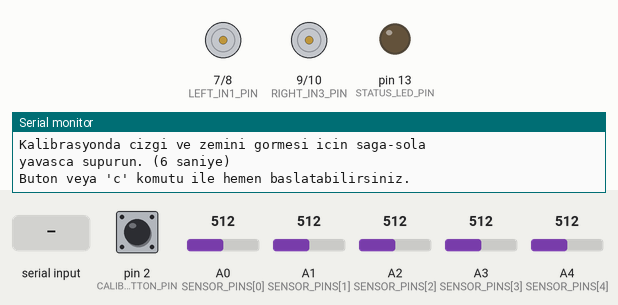
Simulated run of this sketch. Board: Arduino Uno, built with avr-gcc and run on an emulated ATmega328P. Parts: motor-driver pin pairs drawn as motors (green arrow = first pin HIGH = forward, orange = second pin HIGH = backward, longer = more drive, scaled by the enable pin), output pins drawn as LEDs (lit = HIGH), the last lines printed to the serial monitor. Dashed ring = blinking. The test bench sets the inputs (shaded band); at power-on: pin 2 (CALIBRATION_BUTTON_PIN) HIGH, A0 (SENSOR_PINS[0]) = 512, A1 (SENSOR_PINS[1]) = 512, A2 (SENSOR_PINS[2]) = 512, A3 (SENSOR_PINS[3]) = 512, A4 (SENSOR_PINS[4]) = 512.

Above: at 1.2 s.
1.3 s: pin 2 (CALIBRATION_BUTTON_PIN) pulled LOW for 0.15 s
At 1.55 s:
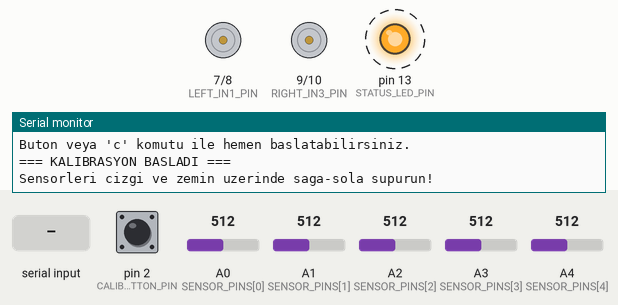
4.3 s: A0 (SENSOR_PINS[0]) set to 306
7.3 s: "d" received over Serial
At 9.45 s:
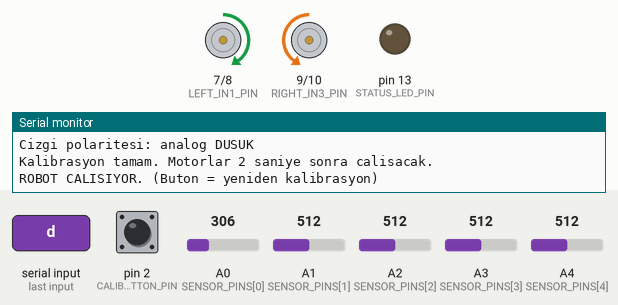
10.3 s: pin 2 (CALIBRATION_BUTTON_PIN) pulled LOW for 1 s
At 10.55 s:
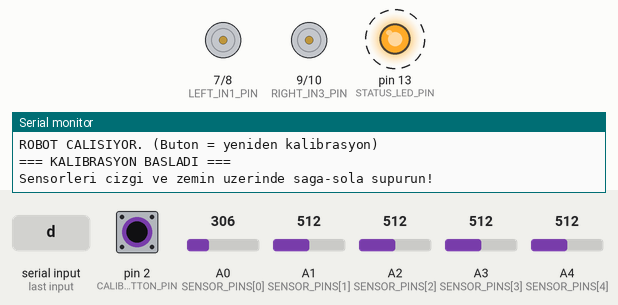
13.3 s: "D" received over Serial
Timing chart, 0 to 17.3 s (numbered marks = the images above; inputs shaded):
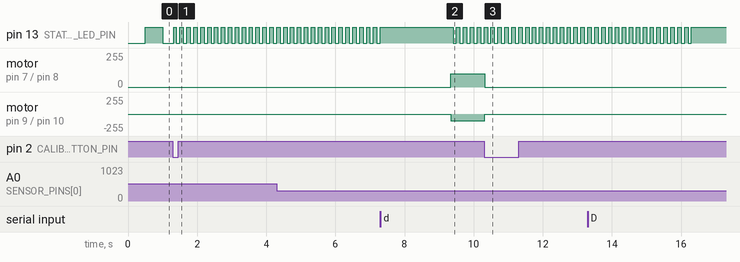

The sketch:

beyaz_cizgi_robotu.ino
```cpp
// ============================================================
//  BEYAZ ÇİZGİ TAKİP ROBOTU
//  4 motor (2 kanal diferansiyel sürüş), 5 kanallı TCRT5000 dizisi
//
//  Arduino IDE:
//    1) Board: Arduino Uno (veya Nano)
//    2) Bu .ino dosyasını açıp yükleyin.
//
//  Seri port: 115200 baud
//    c / C : yeniden kalibrasyon
//    d / D : hata ayıklama çıktısını aç / kapat
//
//  Çalışma mantığı:
//    - Açılışta 5 saniye sonra kalibrasyon başlar (veya butona basın).
//    - Sensörler çizgiyi gördüğü sürece PID ile çizgi ortalanır.
//    - Çizgi kaybolursa son görülen tarafa doğru yerinde döner.
//    - 1,5 saniye içinde bulamazsa güvenlik için durur.
// ============================================================

#include "config.h"
#include "line_sensor.h"
#include "motor_driver.h"
#include "pid.h"

// ------------------------------------------------------------
// Donanım nesneleri
// ------------------------------------------------------------
LineSensorArray sensors;

MotorChannel leftMotor(LEFT_PWM_PIN, LEFT_IN1_PIN, LEFT_IN2_PIN, LEFT_MOTOR_INVERTED);
MotorChannel rightMotor(RIGHT_PWM_PIN, RIGHT_IN3_PIN, RIGHT_IN4_PIN, RIGHT_MOTOR_INVERTED);

PidController pid(KP, KI, KD, INTEGRAL_LIMIT, DERIVATIVE_FILTER);

// ------------------------------------------------------------
// Robot durumu
// ------------------------------------------------------------
enum class RobotState : uint8_t {
  WAIT,         // Kalibrasyon bekleniyor
  CALIBRATING,  // Sensörler ölçülüyor
  SETTLE,       // Kalkış öncesi kısa bekleme
  RUNNING       // Çizgi takibi
};

RobotState state = RobotState::WAIT;

uint32_t stateStartedMs = 0;
uint32_t lastControlUs = 0;
uint32_t lastDebugMs = 0;
uint32_t lastCalibrationPrintMs = 0;
uint32_t lineLostAtMs = 0;

bool onLine = false;
float lastValidError = 0.0f;
bool debugEnabled = true;

// ------------------------------------------------------------
// Yardımcı fonksiyonlar
// ------------------------------------------------------------

// Motorun ölü bölgede kalmasını engeller, PWM'i sınırlar.
int applyMotorDeadband(int speed) {
  speed = constrain(speed, -MAX_PWM, MAX_PWM);

  if (speed > 0 && speed < MIN_PWM) {
    return MIN_PWM;
  }
  if (speed < 0 && speed > -MIN_PWM) {
    return -MIN_PWM;
  }

  return speed;
}

int roundToPwm(float value) {
  return (value >= 0.0f) ? static_cast<int>(value + 0.5f)
                         : static_cast<int>(value - 0.5f);
}

void stopMotors() {
  leftMotor.stop();
  rightMotor.stop();
}

// Buton basıldığında bir kez true döndürür (25 ms debounce).
bool readButtonEvent() {
  static bool lastReading = HIGH;
  static bool stableReading = HIGH;
  static uint32_t lastChangeMs = 0;

  const bool reading = digitalRead(CALIBRATION_BUTTON_PIN);
  const uint32_t now = millis();

  if (reading != lastReading) {
    lastReading = reading;
    lastChangeMs = now;
  }

  if ((now - lastChangeMs) > 25 && reading != stableReading) {
    stableReading = reading;

    if (stableReading == LOW) {
      return true;
    }
  }

  return false;
}

void printBanner() {
  Serial.println();
  Serial.println(F("=============================================="));
  Serial.println(F(" BEYAZ CIZGI TAKIP ROBOTU - 4 MOTOR"));
  Serial.println(F("=============================================="));
  Serial.println(F("Kontrol: 200 Hz, PID + agirlikli sensor ortalamasi"));
  Serial.println(F("Buton yoksa kalibrasyon otomatik baslar."));
  Serial.println();

  if (AUTO_START_DELAY_MS > 0) {
    Serial.print(F("Kalibrasyon "));
    Serial.print(AUTO_START_DELAY_MS / 1000);
    Serial.println(F(" saniye icinde baslayacak."));
  }

  Serial.println(F("HAZIRLIK: Sensor dizisini cizginin uzerine yerlestirin."));
  Serial.println(F("Kalibrasyonda cizgi ve zemini gormesi icin saga-sola"));
  Serial.println(F("yavasca supurun. (6 saniye)"));
  Serial.println(F("Buton veya 'c' komutu ile hemen baslatabilirsiniz."));
  Serial.println();
}

void startCalibration() {
  stopMotors();
  digitalWrite(STATUS_LED_PIN, HIGH);

  sensors.startCalibration(millis());

  state = RobotState::CALIBRATING;
  stateStartedMs = millis();
  lastCalibrationPrintMs = stateStartedMs;

  Serial.println();
  Serial.println(F("=== KALIBRASYON BASLADI ==="));
  Serial.println(F("Sensorleri cizgi ve zemin uzerinde saga-sola supurun!"));
}

void handleSerialCommands() {
  while (Serial.available() > 0) {
    const char command = static_cast<char>(Serial.read());

    if (command == 'c' || command == 'C') {
      if (state != RobotState::CALIBRATING) {
        startCalibration();
      }
    } else if (command == 'd' || command == 'D') {
      debugEnabled = !debugEnabled;
      Serial.print(F("Debug: "));
      Serial.println(debugEnabled ? F("acik") : F("kapali"));
    }
  }
}

void waitForCalibration(uint32_t now) {
  stopMotors();

  // Yavaş yanıp sönme
  digitalWrite(STATUS_LED_PIN, ((now / 500) % 2) ? HIGH : LOW);

  if (AUTO_START_DELAY_MS > 0 && (now - stateStartedMs) >= AUTO_START_DELAY_MS) {
    startCalibration();
  }
}

void updateCalibration(uint32_t now) {
  stopMotors();

  if (sensors.updateCalibration(now)) {
    sensors.finishCalibration();
    sensors.printCalibration(Serial);

    if (sensors.validCount() == 0) {
      Serial.println();
      Serial.println(F("HATA: Hicbir sensor kalibre edilemedi!"));
      Serial.println(F("Kablolari, sensor mesafesini (3-8 mm) ve"));
      Serial.println(F("cizgi/zemin kontrastini kontrol edin."));
      Serial.println(F("5 saniye sonra yeniden denenecek..."));
      stopMotors();
      state = RobotState::WAIT;
      stateStartedMs = now;
      return;
    }

    if (sensors.validCount() < SENSOR_COUNT) {
      Serial.println(F("UYARI: Bazi sensorler gecersiz, robot eksik veriyle calisacak."));
    }

    stopMotors();
    digitalWrite(STATUS_LED_PIN, HIGH);
    Serial.println();
    Serial.print(F("Kalibrasyon tamam. Motorlar "));
    Serial.print(START_DELAY_MS / 1000);
    Serial.println(F(" saniye sonra calisacak."));

    state = RobotState::SETTLE;
    stateStartedMs = now;
    return;
  }

  // Hızlı yanıp sönme
  digitalWrite(STATUS_LED_PIN, ((now / 100) % 2) ? HIGH : LOW);

  if ((now - lastCalibrationPrintMs) >= 1000) {
    lastCalibrationPrintMs = now;
    Serial.print(F("Kalibrasyon: "));
    Serial.print((now - stateStartedMs) / 1000);
    Serial.print('/');
    Serial.print(CALIBRATION_MS / 1000);
    Serial.println(F(" s"));
  }
}

void updateSettle(uint32_t now) {
  stopMotors();
  digitalWrite(STATUS_LED_PIN, HIGH);

  if ((now - stateStartedMs) < START_DELAY_MS) {
    return;
  }

  pid.reset();
  onLine = false;
  lastValidError = 0.0f;
  lineLostAtMs = now;
  lastControlUs = micros();
  lastDebugMs = now;

  state = RobotState::RUNNING;

  Serial.println(F("ROBOT CALISIYOR. (Buton = yeniden kalibrasyon)"));
}

void updateRunning(uint32_t now) {
  const uint32_t nowUs = micros();
  const uint32_t elapsedUs = nowUs - lastControlUs;

  if (elapsedUs < CONTROL_PERIOD_US) {
    return;
  }

  lastControlUs = nowUs;

  float dt = static_cast<float>(elapsedUs) / 1000000.0f;
  if (dt > 0.1f) {
    dt = 0.1f;
  }

  bool detected = false;
  const float error = sensors.readError(detected);

  float correction = 0.0f;
  int leftOut = 0;
  int rightOut = 0;

  if (detected) {
    if (!onLine) {
      // Çizgiyi yeniden bulduk; eski I/D değerlerini sıfırla.
      pid.reset();
      onLine = true;
    }

    lineLostAtMs = now;
    lastValidError = error;

    correction = pid.update(error, dt);

    const int leftRaw = BASE_SPEED + roundToPwm(correction);
    const int rightRaw = BASE_SPEED - roundToPwm(correction);

    leftOut = applyMotorDeadband(leftRaw);
    rightOut = applyMotorDeadband(rightRaw);

    leftMotor.setSpeed(leftOut);
    rightMotor.setSpeed(rightOut);

    digitalWrite(STATUS_LED_PIN, HIGH);
  } else {
    // Çizgi görünmüyor: son görülen tarafa doğru yerinde dön.
    if (onLine) {
      onLine = false;
      lineLostAtMs = now;
      pid.reset();
    }

    if ((now - lineLostAtMs) < LINE_LOST_TIMEOUT_MS) {
      const int direction = (lastValidError >= 0.0f) ? 1 : -1;
      const int turnPwm = SEARCH_SPEED * direction;

      leftOut = applyMotorDeadband(turnPwm);
      rightOut = applyMotorDeadband(-turnPwm);

      leftMotor.setSpeed(leftOut);
      rightMotor.setSpeed(rightOut);

      digitalWrite(STATUS_LED_PIN, ((now / 100) % 2) ? HIGH : LOW);
    } else {
      stopMotors();
      digitalWrite(STATUS_LED_PIN, LOW);
    }

    correction = 0.0f;
  }

  if (debugEnabled && (now - lastDebugMs) >= DEBUG_PERIOD_MS) {
    lastDebugMs = now;

    Serial.print(F("e="));
    Serial.print(error, 2);
    Serial.print(F(" corr="));
    Serial.print(correction, 1);
    Serial.print(F(" L="));
    Serial.print(leftOut);
    Serial.print(F(" R="));
    Serial.print(rightOut);
    Serial.print(F(" line="));
    Serial.println(detected ? 1 : 0);
  }
}

// ------------------------------------------------------------
// Arduino giriş noktaları
// ------------------------------------------------------------
void setup() {
  pinMode(STATUS_LED_PIN, OUTPUT);
  digitalWrite(STATUS_LED_PIN, LOW);

  pinMode(CALIBRATION_BUTTON_PIN, INPUT_PULLUP);

  leftMotor.begin();
  rightMotor.begin();
  stopMotors();

  sensors.begin();

  Serial.begin(115200);

  state = RobotState::WAIT;
  stateStartedMs = millis();

  printBanner();
}

void loop() {
  handleSerialCommands();

  // Buton: kalibrasyonu hemen başlat / yeniden başlat.
  // Kalibrasyon sırasındaki basışlar yok sayılır.
  if (readButtonEvent() && state != RobotState::CALIBRATING) {
    startCalibration();
    return;
  }

  // Komutlar kalibrasyonu başlatmış olabilir; zamanı yeniden oku.
  const uint32_t now = millis();

  switch (state) {
    case RobotState::WAIT:
      waitForCalibration(now);
      break;

    case RobotState::CALIBRATING:
      updateCalibration(now);
      break;

    case RobotState::SETTLE:
      updateSettle(now);
      break;

    case RobotState::RUNNING:
      updateRunning(now);
      break;
  }
}
```

line_sensor.h
```cpp
#pragma once

#include <Arduino.h>
#include <math.h>

#include "config.h"

// ============================================================
//  Sensör dizisi
//  - Kalibrasyon sırasında her sensörün min/max değerini kaydeder.
//  - Çizgi konumunu ağırlıklı ortalama ile -1..+1 aralığında döndürür.
//    (0 = tam orta, +1 = en sağdaki sensör)
// ============================================================
class LineSensorArray {
 public:
  void begin();

  // Kalibrasyonu başlat / sürdür / bitir.
  void startCalibration(uint32_t nowMs);
  bool updateCalibration(uint32_t nowMs);
  void finishCalibration();

  // Sensörleri okur. lineDetected, çizgi görülüyorsa true olur.
  // Dönen değer son geçerli hatadır (-1..+1).
  float readError(bool &lineDetected);

  // Kalibrasyonu geçerli (kontrastı yeterli) sensör sayısı.
  uint8_t validCount() const;

  void printCalibration(Stream &out) const;

 private:
  uint16_t min_[SENSOR_COUNT];
  uint16_t max_[SENSOR_COUNT];
  uint32_t lowVotes_[SENSOR_COUNT];
  uint32_t highVotes_[SENSOR_COUNT];
  bool valid_[SENSOR_COUNT];

  bool calibrated_ = false;
  bool lineReadsLow_ = LINE_READS_LOW;
  uint32_t calibrationStartMs_ = 0;
  float lastError_ = 0.0f;
  float maxWeight_ = 1.0f;

  float activation(uint8_t index, int rawValue) const;
  void resetCalibrationData();
};

inline void LineSensorArray::begin() {
  maxWeight_ = 1.0f;

  for (uint8_t i = 0; i < SENSOR_COUNT; ++i) {
    pinMode(SENSOR_PINS[i], INPUT);
    valid_[i] = false;

    const float weight = fabsf(SENSOR_WEIGHTS[i]);
    if (weight > maxWeight_) {
      maxWeight_ = weight;
    }
  }

  resetCalibrationData();
}

inline void LineSensorArray::resetCalibrationData() {
  for (uint8_t i = 0; i < SENSOR_COUNT; ++i) {
    min_[i] = 65535;
    max_[i] = 0;
    lowVotes_[i] = 0;
    highVotes_[i] = 0;
  }
}

inline void LineSensorArray::startCalibration(uint32_t nowMs) {
  resetCalibrationData();

  for (uint8_t i = 0; i < SENSOR_COUNT; ++i) {
    valid_[i] = false;
  }

  calibrated_ = false;
  lineReadsLow_ = LINE_READS_LOW;
  calibrationStartMs_ = nowMs;
  lastError_ = 0.0f;
}

inline bool LineSensorArray::updateCalibration(uint32_t nowMs) {
  int raw[SENSOR_COUNT];
  int sorted[SENSOR_COUNT];

  for (uint8_t i = 0; i < SENSOR_COUNT; ++i) {
    raw[i] = analogRead(SENSOR_PINS[i]);
    sorted[i] = raw[i];

    if (raw[i] < static_cast<int>(min_[i])) {
      min_[i] = static_cast<uint16_t>(raw[i]);
    }
    if (raw[i] > static_cast<int>(max_[i])) {
      max_[i] = static_cast<uint16_t>(raw[i]);
    }
  }

  // Medyan: sensörlerin çoğunluğu zemini gördüğü için medyan zemin seviyesidir.
  // Çizginin altındaki 1-2 sensör bu değerden sapar; sapma yönü polariteyi verir.
  for (uint8_t i = 1; i < SENSOR_COUNT; ++i) {
    const int key = sorted[i];
    int j = static_cast<int>(i) - 1;

    while (j >= 0 && sorted[j] > key) {
      sorted[j + 1] = sorted[j];
      --j;
    }

    sorted[j + 1] = key;
  }

  const int median = sorted[SENSOR_COUNT / 2];

  // Aynı anda 3+ sensör medyandan sapıyorsa çizgi geniş/sensör dizisi darsa
  // polarite güvenilir belirlenemez; bu örnekleri oylamaya katma.
  uint8_t deviationCount = 0;

  for (uint8_t i = 0; i < SENSOR_COUNT; ++i) {
    if (raw[i] < (median - POLARITY_VOTE_MARGIN) ||
        raw[i] > (median + POLARITY_VOTE_MARGIN)) {
      ++deviationCount;
    }
  }

  if (deviationCount >= 1 && deviationCount <= 2) {
    for (uint8_t i = 0; i < SENSOR_COUNT; ++i) {
      if (raw[i] < (median - POLARITY_VOTE_MARGIN)) {
        ++lowVotes_[i];
      } else if (raw[i] > (median + POLARITY_VOTE_MARGIN)) {
        ++highVotes_[i];
      }
    }
  }

  return (nowMs - calibrationStartMs_) >= CALIBRATION_MS;
}

inline void LineSensorArray::finishCalibration() {
  calibrated_ = true;

  for (uint8_t i = 0; i < SENSOR_COUNT; ++i) {
    valid_[i] = (static_cast<int>(max_[i]) - static_cast<int>(min_[i])) >= MIN_SENSOR_SPAN;
  }

  // Polarite: yalnızca kalibrasyonu geçerli sensörlerin oylarını say.
  // Çizgi, sensör dizisinden ince olduğu için medyandan sapan azınlık çizgidir.
  // Aynı anda 3+ sensör sapan örnekler updateCalibration'da oylanmaz.
  if (AUTO_DETECT_LINE_POLARITY) {
    uint32_t lowTotal = 0;
    uint32_t highTotal = 0;

    for (uint8_t i = 0; i < SENSOR_COUNT; ++i) {
      if (!valid_[i]) {
        continue;
      }

      lowTotal += lowVotes_[i];
      highTotal += highVotes_[i];
    }

    if (lowTotal > highTotal) {
      lineReadsLow_ = true;
    } else if (highTotal > lowTotal) {
      lineReadsLow_ = false;
    }
  }
}

inline uint8_t LineSensorArray::validCount() const {
  uint8_t count = 0;

  for (uint8_t i = 0; i < SENSOR_COUNT; ++i) {
    if (valid_[i]) {
      ++count;
    }
  }

  return count;
}

// Ham değeri 0..1 "çizgi yoğunluğuna" çevirir.
inline float LineSensorArray::activation(uint8_t index, int rawValue) const {
  if (!valid_[index]) {
    return 0.0f;
  }

  const float low = static_cast<float>(min_[index]);
  const float high = static_cast<float>(max_[index]);
  const float middle = (low + high) * 0.5f;

  float value;

  if (lineReadsLow_) {
    value = (middle - static_cast<float>(rawValue)) / (middle - low);
  } else {
    value = (static_cast<float>(rawValue) - middle) / (high - middle);
  }

  return constrain(value, 0.0f, 1.0f);
}

inline float LineSensorArray::readError(bool &lineDetected) {
  float sum = 0.0f;
  float weightedSum = 0.0f;

  for (uint8_t i = 0; i < SENSOR_COUNT; ++i) {
    float value = activation(i, analogRead(SENSOR_PINS[i]));

    // Küçük gürültüleri yok say.
    if (value < SENSOR_FLOOR) {
      value = 0.0f;
    }

    sum += value;
    weightedSum += value * SENSOR_WEIGHTS[i];
  }

  lineDetected = calibrated_ && (sum >= LINE_PRESENT_THRESHOLD);

  if (lineDetected && sum > 0.0f) {
    // Ağırlıklı ortalama -maxWeight..+maxWeight aralığındadır.
    const float position = weightedSum / sum;
    lastError_ = constrain(position / maxWeight_, -1.0f, 1.0f);
  }

  return lastError_;
}

inline void LineSensorArray::printCalibration(Stream &out) const {
  out.println(F("--- Kalibrasyon sonucu ---"));

  for (uint8_t i = 0; i < SENSOR_COUNT; ++i) {
    const int span = static_cast<int>(max_[i]) - static_cast<int>(min_[i]);

    out.print(F("S"));
    out.print(i);
    out.print(F(": min="));
    out.print(min_[i]);
    out.print(F(" max="));
    out.print(max_[i]);
    out.print(F(" span="));
    out.print(span);
    out.print(F("  "));
    out.println(valid_[i] ? F("OK") : F("HATA (baglanti/kontrast)"));
  }

  out.print(F("Gecerli sensor: "));
  out.print(validCount());
  out.print('/');
  out.println(SENSOR_COUNT);

  out.print(F("Cizgi polaritesi: "));
  out.println(lineReadsLow_ ? F("analog DUSUK") : F("analog YUKSEK"));
}
```

motor_driver.h
```cpp
#pragma once

#include <Arduino.h>

#include "config.h"

// ============================================================
//  Tek motor kanalı
//  4 motorlu robotta her kanal 2 motoru paralel sürer.
//  speed: -MAX_PWM..+MAX_PWM (pozitif = ileri)
// ============================================================
class MotorChannel {
 public:
  constexpr MotorChannel(uint8_t pwmPin, uint8_t in1Pin, uint8_t in2Pin, bool inverted)
      : pwmPin_(pwmPin), in1Pin_(in1Pin), in2Pin_(in2Pin), inverted_(inverted) {}

  void begin() const {
    pinMode(pwmPin_, OUTPUT);
    pinMode(in1Pin_, OUTPUT);
    pinMode(in2Pin_, OUTPUT);
    stop();
  }

  void setSpeed(int speed) const {
    speed = constrain(speed, -MAX_PWM, MAX_PWM);

    if (inverted_) {
      speed = -speed;
    }

    if (speed > 0) {
      digitalWrite(in1Pin_, HIGH);
      digitalWrite(in2Pin_, LOW);
    } else if (speed < 0) {
      digitalWrite(in1Pin_, LOW);
      digitalWrite(in2Pin_, HIGH);
    } else {
      digitalWrite(in1Pin_, LOW);
      digitalWrite(in2Pin_, LOW);
    }

    analogWrite(pwmPin_, abs(speed));
  }

  void stop() const {
    digitalWrite(in1Pin_, LOW);
    digitalWrite(in2Pin_, LOW);
    analogWrite(pwmPin_, 0);
  }

 private:
  uint8_t pwmPin_;
  uint8_t in1Pin_;
  uint8_t in2Pin_;
  bool inverted_;
};
```

Source omitted: pid.h (1845 bytes), config.h (4559 bytes)

Measured:
- after the input at 1.3 s, pin 13 (STATUS_LED_PIN): alternates HIGH for 0.10 s and LOW for 0.10 s, starting at once
- after the input at 10.3 s, motor on pin 7 (LEFT_IN1_PIN) / pin 8 (LEFT_IN2_PIN): forward 100/255 → stopped after 0.03 s instead of 0.53 s; motor on pin 9 (RIGHT_IN3_PIN) / pin 10 (RIGHT_IN4_PIN): backward 100/255 → stopped after 0.03 s instead of 0.53 s
